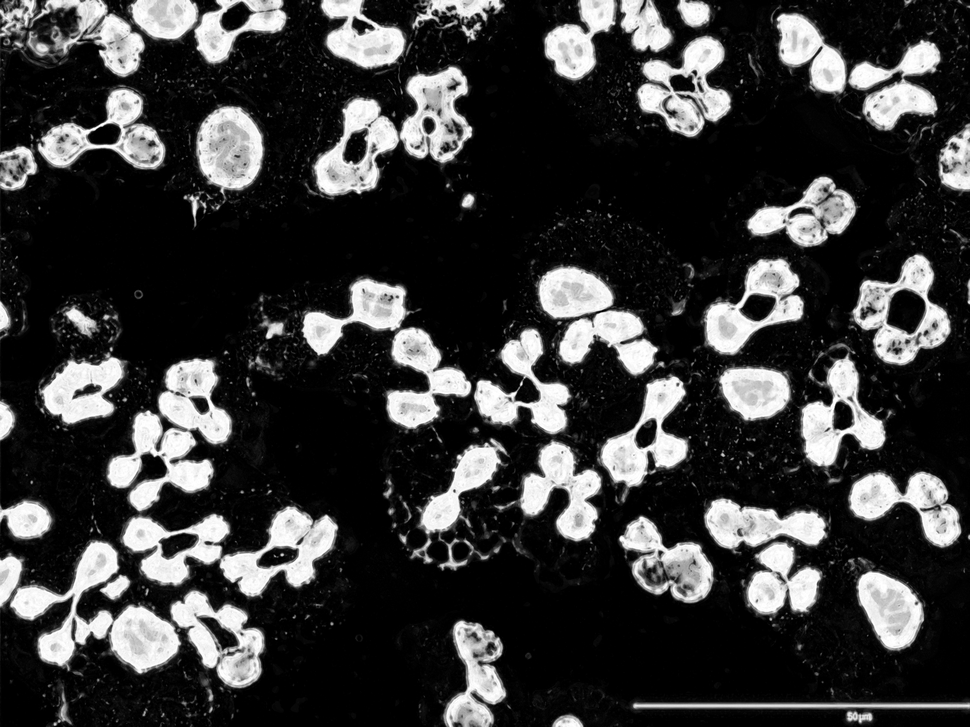
#> input picture probability_map-2.png, 970 x 727 px, shrunk from 1920 x 1440 before the run
$ python test.py
#> lines starting #> are read from the running program, lines starting #| are printed output that depends on the picture; after the words box and inside, x2 and y2 are one past the last pixel; in counts of white or black regions, pixels touching at a corner belong together
import math
import cv2 as cv
import numpy as np

def show(x,y):
    cv.imshow(y,x)
    cv.waitKey(0)
    cv.destroyAllWindows()


print("Hello World")
whiteonblack = cv.imread('probability_map-2.png')
#> whiteonblack is the input picture: shape (727, 970, 3); min 0, max 255, mean 58.4
blackonwhite = cv.imread('probability_map-1.png')
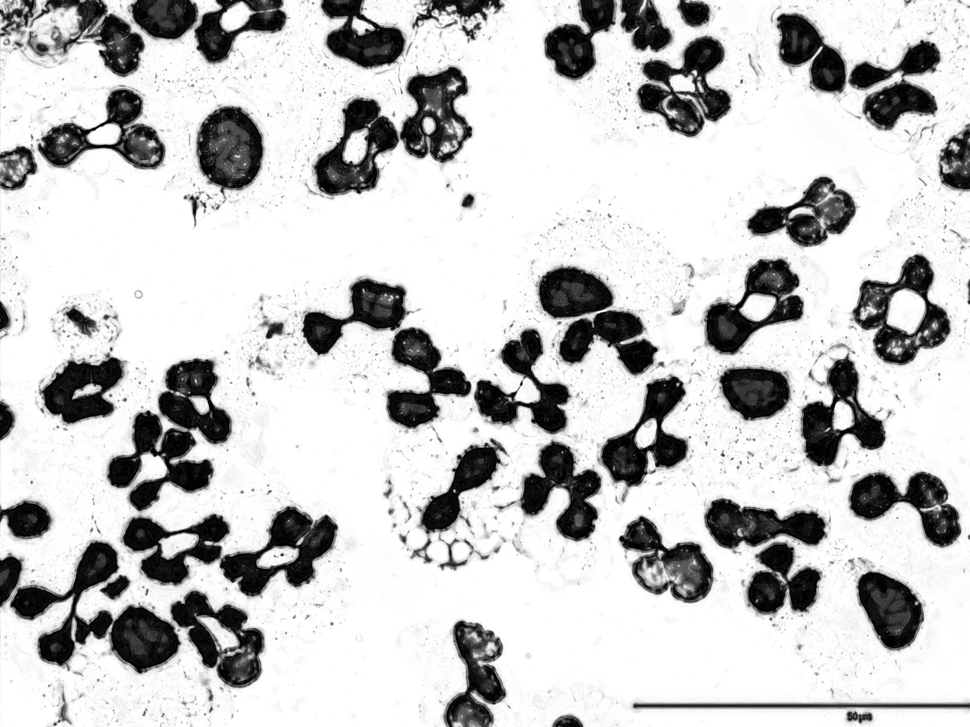
#> input picture probability_map-1.png, 970 x 727 px, shrunk from 1920 x 1440 before the run
#> blackonwhite is the input picture: shape (727, 970, 3); min 0, max 255, mean 196.6
whiteonblack = cv.cvtColor(whiteonblack,cv.COLOR_BGR2GRAY)
#> whiteonblack: shape (727, 970)
print(f"data type of image = {whiteonblack.dtype}")
#| data type of image = uint8
amean = cv.adaptiveThreshold(whiteonblack,255,cv.ADAPTIVE_THRESH_MEAN_C,cv.THRESH_BINARY,21,1)
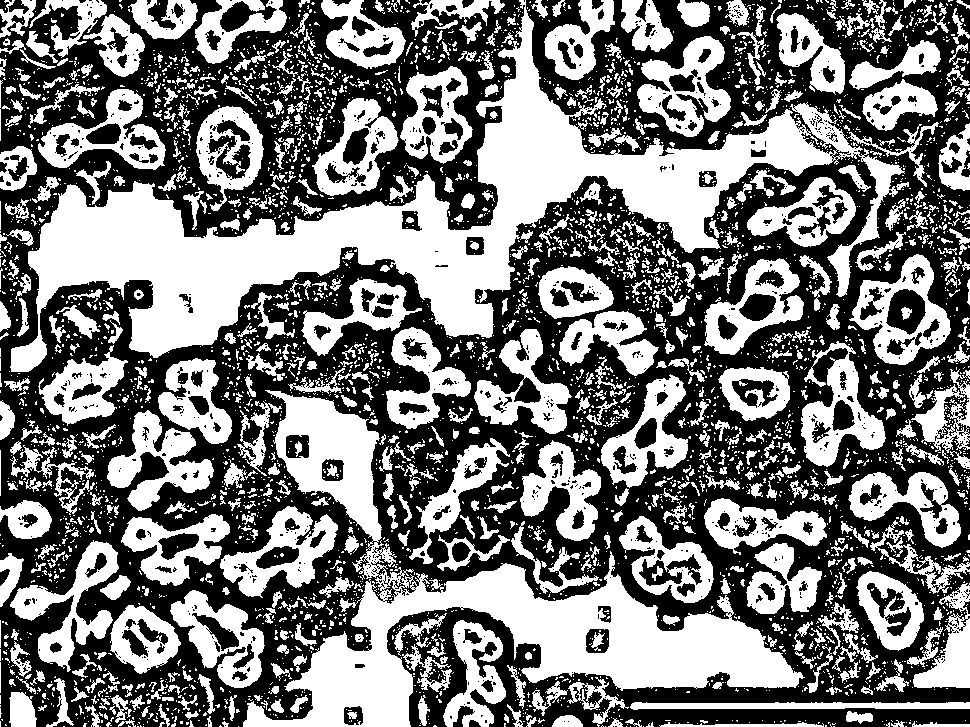
#> amean: shape (727, 970); 47.3% white; 4323 white regions (3610 under 20 px), largest, box (x1, y1, x2, y2) and area: (10, 0, 905, 372) 70088, (243, 390, 805, 727) 42781, (107, 410, 214, 511) 4475
agauss = cv.adaptiveThreshold(whiteonblack,255,cv.ADAPTIVE_THRESH_GAUSSIAN_C,cv.THRESH_BINARY,21,1)
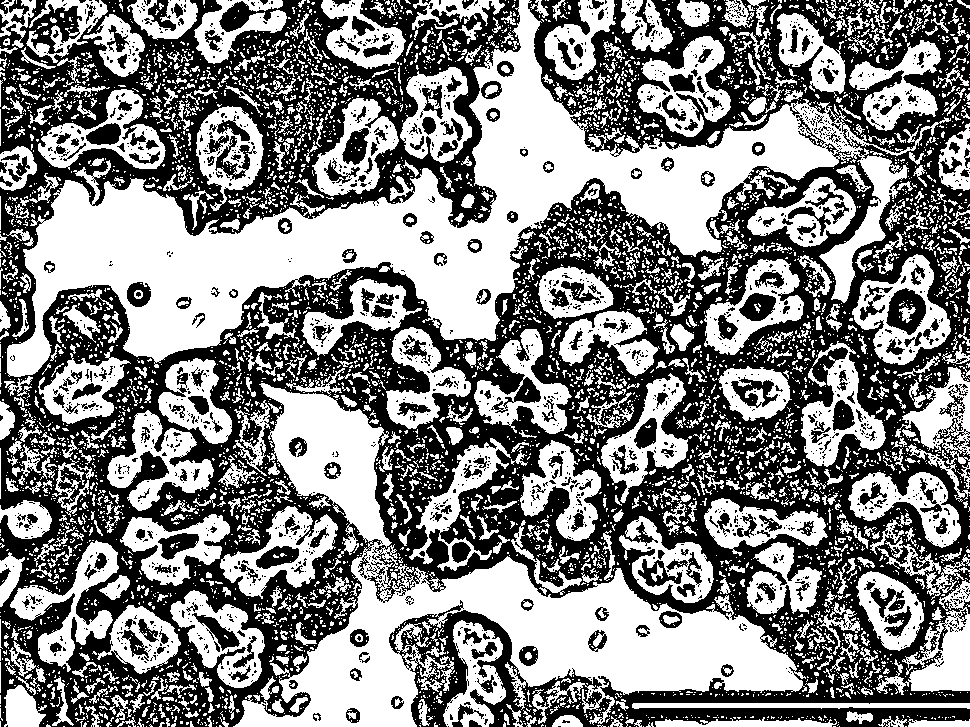
#> agauss: shape (727, 970); 51.5% white; 1865 black regions (1583 under 20 px), largest, box (x1, y1, x2, y2) and area: (0, 0, 970, 727) 301754, (886, 288, 926, 335) 1137, (739, 293, 776, 321) 689
# show(amean,"adaptive mean thresholding")
# show(agauss,"adaptive gaussian thresholding")
thresh = cv.threshold(whiteonblack,127,255,cv.THRESH_BINARY)[1]
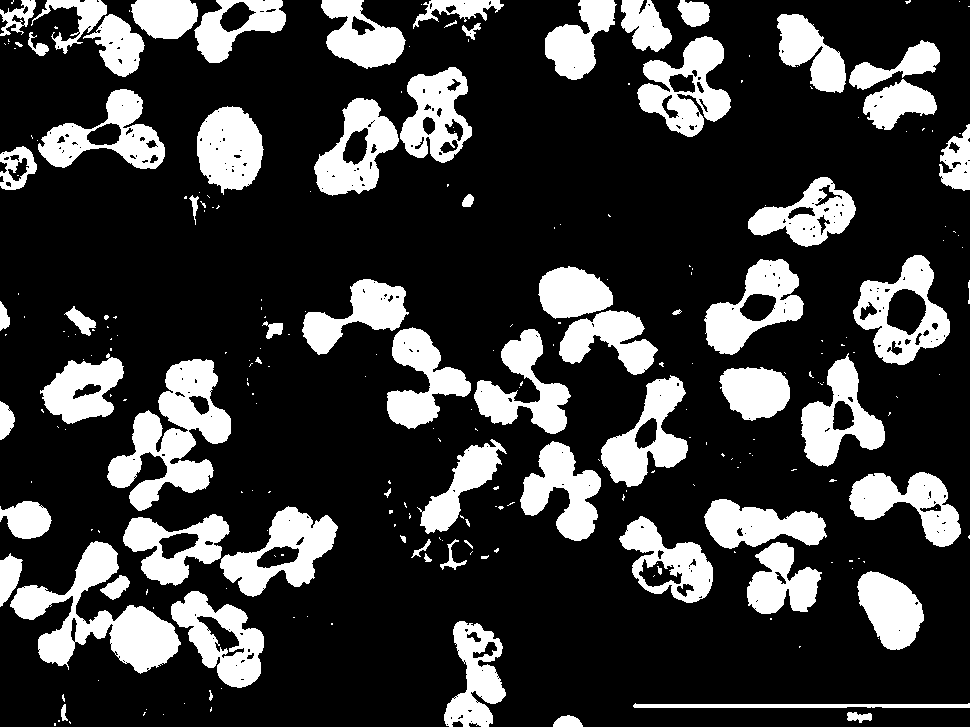
#> thresh: shape (727, 970); 22.8% white; 257 white regions (182 under 20 px), largest, box (x1, y1, x2, y2) and area: (107, 359, 231, 511) 8359, (10, 541, 181, 674) 8109, (220, 506, 338, 597) 4746
show(thresh,"binary")
kernel = cv.getStructuringElement(cv.MORPH_ELLIPSE,(2,2))

thresh = cv.erode(thresh,kernel,iterations=1)
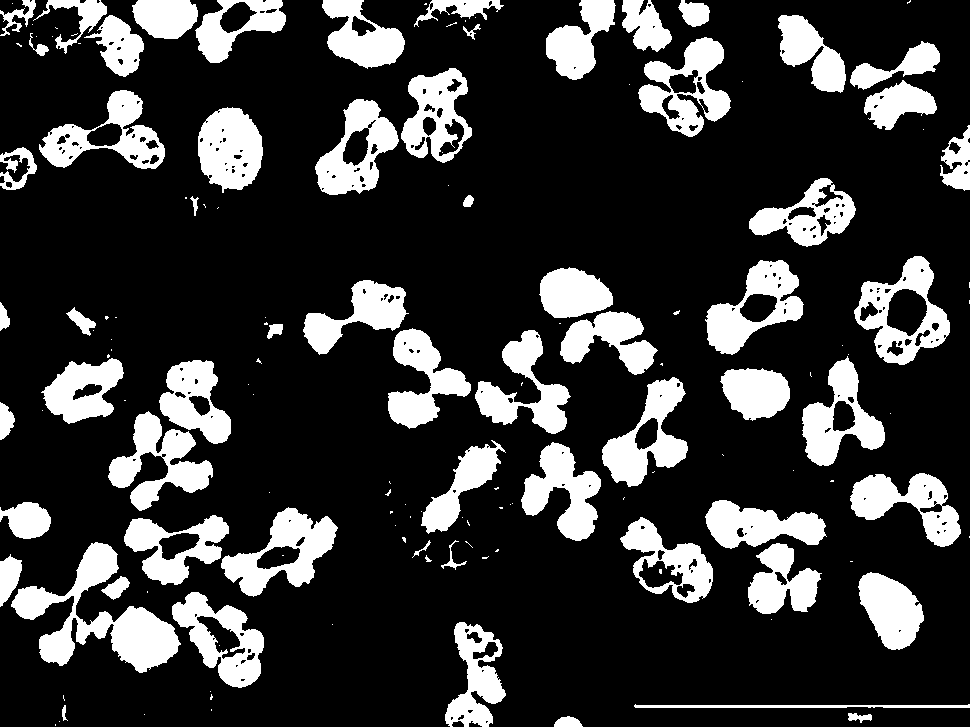
#> thresh: shape (727, 970); 21% white; 146 white regions (82 under 20 px), largest, box (x1, y1, x2, y2) and area: (11, 542, 181, 673) 7609, (221, 507, 338, 597) 4453, (108, 411, 213, 511) 4396
show(thresh,"after eroding")

# morph1 = cv.morphologyEx(thresh,cv.MORPH_CLOSE,kernel)

# show(morph1,"after closing")
kernel = cv.getStructuringElement(cv.MORPH_ELLIPSE,(3,3))
morph2 = cv.morphologyEx(thresh,cv.MORPH_OPEN,kernel)
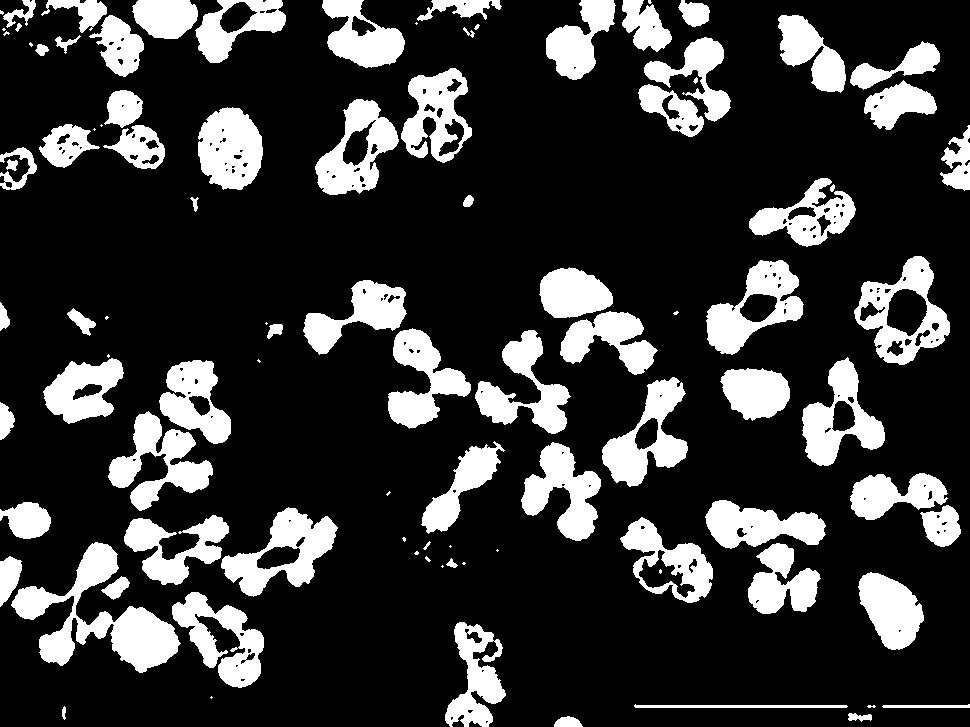
#> morph2: shape (727, 970); 20.8% white; 98 white regions (24 under 20 px), largest, box (x1, y1, x2, y2) and area: (11, 542, 181, 673) 7575, (221, 507, 338, 597) 4442, (108, 411, 213, 511) 4382

show(morph2,"after opening")

# [7 lines of commented-out code are left out]
